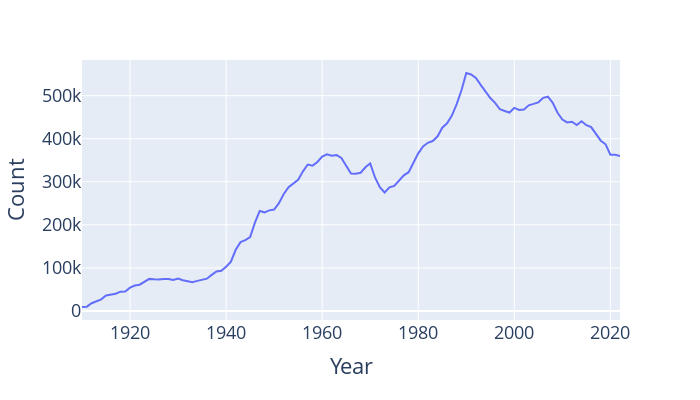

Notebook code for this chart:
### Code cell
# Plotting baby counts per year
fig = px.line(babies_by_year, y = "Count")
fig.update_layout(font_size = 18, 
                  autosize=False, 
                  width=700, 
                  height=400)
